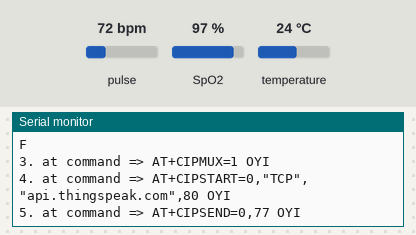
Recording of a sketch running on a simulated Arduino Uno, built with avr-gcc and run on an emulated ATmega328P. Shown: the last lines printed to the serial monitor. Inputs (shaded band) come from the test bench; at power-on: pulse 72 bpm, temperature 24 °C, SpO2 97 %. The modem accepts every AT command (registered, SIM ready, sends succeed) and sends nothing else.

Above: at 1.2 s.
1.3 s: pulse set to 42 bpm
At 3.2 s:
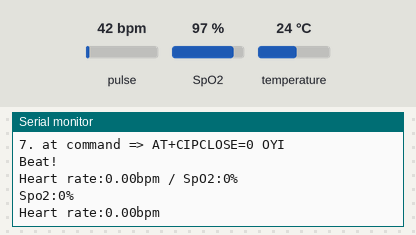
4.0 s: temperature set to 12 °C
5.5 s: SpO2 set to 80 %
At 5.79 s:
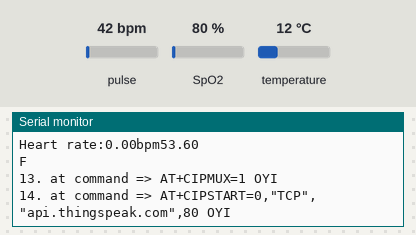
7.0 s: temperature set to 19 °C
At 8.4 s:
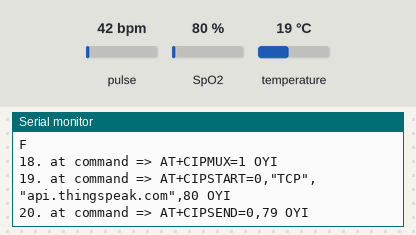
8.5 s: pulse set to 70 bpm
At 10.2 s:
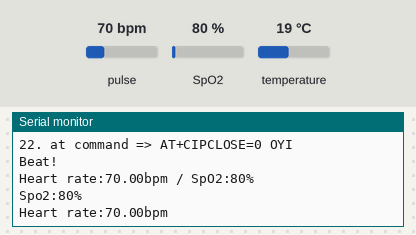
Timing chart, 0 to 11.0 s (numbered marks = the images above; inputs shaded):
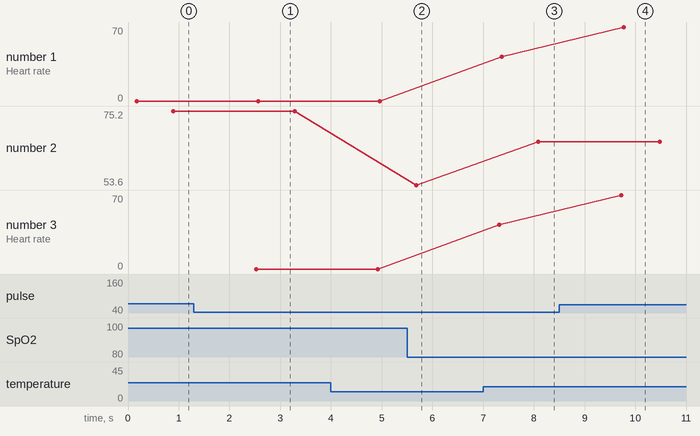

The sketch:

heart_temp_esp8266.ino
```cpp
#include <Wire.h>
#include "MAX30100_PulseOximeter.h"
#include <SoftwareSerial.h>
#include <OneWire.h>
#include <DallasTemperature.h>

#define RX 3
#define TX 4

#define I2C_SDA 4
#define I2C_SCL 5

#define REPORTING_PERIOD_MS     1500

PulseOximeter pox;

uint32_t tsLastReport = 0;

#define ONE_WIRE_BUS 8

OneWire oneWire(ONE_WIRE_BUS);

DallasTemperature sensors(&oneWire);

float Celsius = 0;
float Fahrenheit = 0;
float HR = 1;
float spo2 = 2;

String AP = "Only If Required";       // AP NAME
String PASS = "simmi2424"; // AP PASSWORD
String API = "IGSOBBVJ00M98LIU";   // Write API KEY
String HOST = "api.thingspeak.com";
String PORT = "80";
int countTrueCommand;
int countTimeCommand;
boolean found = false;
int valSensor = 1;

SoftwareSerial esp8266(RX,TX);


void onBeatDetected()
{
    Serial.println("Beat!");
}

void setup() {
  Serial.begin(9600);
  esp8266.begin(115200);
  sendCommand("AT",5,"OK");
  sendCommand("AT+CWMODE=1",5,"OK");
  sendCommand("AT+CWJAP=\""+ AP +"\",\""+ PASS +"\"",20,"OK");

  Serial.print("Initializing pulse oximeter..");
    if (!pox.begin()) {
        Serial.println("FAILED");
        for(;;);
    } else {
        Serial.println("SUCCESS");
    }
   // pox.setIRLedCurrent(MAX30100_LED_CURR_7_6MA);

    // Register a callback for the beat detection
    pox.setOnBeatDetectedCallback(onBeatDetected);
}

void loop() {

 // Make sure to call update as fast as possible
 pox.update();
 HR = pox.getHeartRate();
 if (millis() - tsLastReport > REPORTING_PERIOD_MS) {
        Serial.print("Heart rate:");
        Serial.print(pox.getHeartRate());
        Serial.print("bpm / SpO2:");
        Serial.print(pox.getSpO2());
        Serial.println("%");

        tsLastReport = millis();
  }

 String getData = "GET /update?api_key="+ API +"&field1="+getTemperatureValue()+"&field2="+getHR()+"&field3="+getspo2();
 sendCommand("AT+CIPMUX=1",5,"OK");
 sendCommand("AT+CIPSTART=0,\"TCP\",\""+ HOST +"\","+ PORT,15,"OK");
 sendCommand("AT+CIPSEND=0," +String(getData.length()+4),4,">");
 esp8266.println(getData);delay(1500);countTrueCommand++;
 sendCommand("AT+CIPCLOSE=0",5,"OK");
}


String getTemperatureValue(){

  sensors.requestTemperatures();
  Celsius = sensors.getTempCByIndex(0);
  Fahrenheit = sensors.toFahrenheit(Celsius);
  Serial.println(Fahrenheit);
  Serial.println("F");
  return String(Fahrenheit);

}
String getHR(){
  HR = pox.getHeartRate();
  Serial.print("Heart rate:");
  Serial.print(pox.getHeartRate());
  Serial.print("bpm");
  tsLastReport = millis();
  return String(HR);

}
String getspo2(){
  spo2 = pox.getSpO2();
  Serial.print("Spo2:");
  Serial.print(pox.getSpO2());
  Serial.println("%");

  tsLastReport = millis();
  return String(spo2);

}
void sendCommand(String command, int maxTime, char readReplay[]) {
  Serial.print(countTrueCommand);
  Serial.print(". at command => ");
  Serial.print(command);
  Serial.print(" ");
  while(countTimeCommand < (maxTime*1))
  {
    esp8266.println(command);//at+cipsend
    if(esp8266.find(readReplay))//ok
    {
      found = true;
      break;
    }

    countTimeCommand++;
  }

  if(found == true)
  {
    Serial.println("OYI");
    countTrueCommand++;
    countTimeCommand = 0;
  }

  if(found == false)
  {
    Serial.println("Fail");
    countTrueCommand = 0;
    countTimeCommand = 0;
  }

  found = false;
 }
```

Measured:
- after the input at 7.0 s, the serial monitor: prints a new line after 1.1 s (image 3)
- after the input at 8.5 s, the serial monitor: prints a new line after 1.2 s (image 4)
- plotted number 1: 42 → 70 after the input at 8.5 s
- plotted number 2: 53.6 → 66.2 after the input at 7.0 s
- plotted number 3: 42 → 70 after the input at 8.5 s
